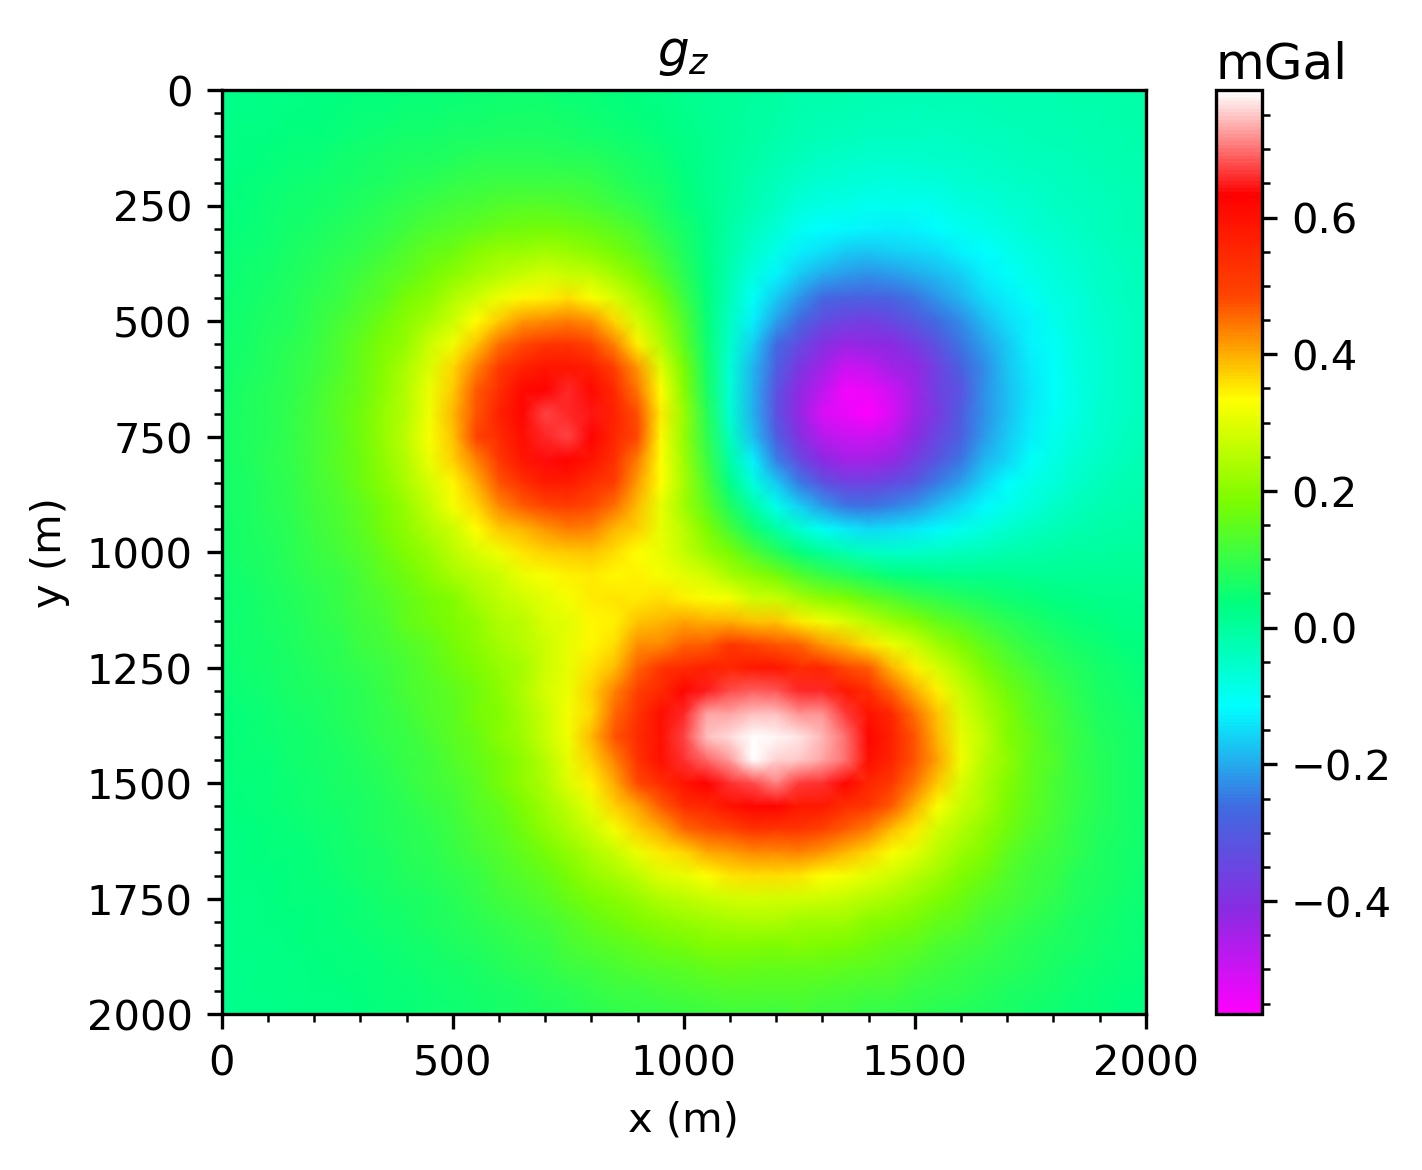

Generate this figure with Python:
import matplotlib.pyplot as plt
import matplotlib.tri as tri
import numpy as np
from scipy.interpolate import griddata
#from xyz2XYZ import xyz2XYZ
from matplotlib.ticker import (MultipleLocator, FormatStrFormatter, AutoMinorLocator)
import matplotlib.colors as mcolors


clrmap=mcolors.LinearSegmentedColormap.from_list("mycmap", ["magenta","blueviolet","royalblue","aqua","springgreen","lawngreen","yellow","orangered","red","white"])
#clrmap="jet"

x,y,gz=np.loadtxt('dobs_g_z',unpack=True)
X=np.reshape(x,(41,41),order='C')
Y=np.reshape(y,(41,41),order='C')
GZ=np.reshape(gz,(41,41),order='C')


fig,ax1=plt.subplots(1,1,figsize=(6,4))    

pc=ax1.pcolormesh(X,Y,GZ,shading='gouraud',cmap=clrmap)#vmin,vmax 设置色标的上下限
ax1.set_aspect('equal', 'box')#相当于matlab中的axis equal
ax1.set_title(r'$g_z$')
#ax1.yaxis.set_major_locator(MultipleLocator(1))
#ax1.xaxis.set_major_locator(MultipleLocator(1))
ax1.yaxis.set_minor_locator(AutoMinorLocator())
ax1.xaxis.set_minor_locator(AutoMinorLocator())
ax1.invert_yaxis()
clb=fig.colorbar(pc,ax=ax1,shrink=1)
clb.ax.yaxis.set_minor_locator(AutoMinorLocator())
#clb.ax.ticklabel_format(style='scientific',scilimits=(0,0),useMathText=True)
clb_title=clb.ax.set_title(r'mGal',loc="left",pad=3)
#clb_title.set_position((1.2,1))
#clb.ax.yaxis.get_offset_text().set_position((1,1))
ax1.set_xlabel("x (m)")
ax1.set_ylabel("y (m)")
plt.savefig('gz.jpg',dpi=300,bbox_inches='tight')
